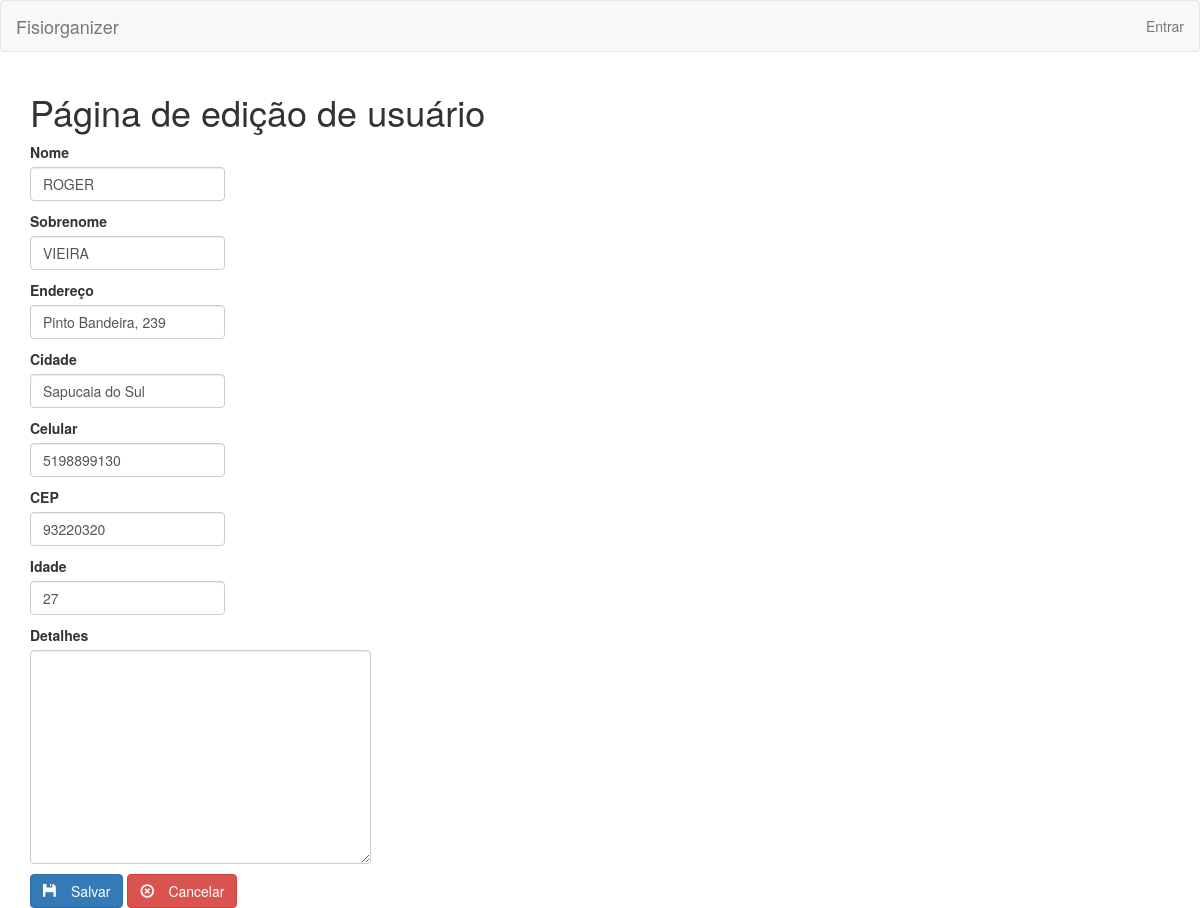
/customer/edit/1, run on the app's committed database.
### Fisiorganizer_SITE/models.py (models this page shows, shortened)
class Customer(models.Model):
    id = models.AutoField(primary_key=True)
    name = models.CharField(max_length=50, blank=False, default='')
    surname = models.CharField(max_length=150, blank=True)
    address = models.CharField(max_length=150, blank=True)
    city = models.CharField(max_length=25)
    cellphone = models.PositiveIntegerField(blank=False, null=False)
    CEP = models.PositiveIntegerField(blank=True, null=True)
    age = models.IntegerField(blank=False)
    details = models.TextField(max_length=500, blank=True)

### Fisiorganizer_SITE/views/customer_view.py (the view)
# urls.py: url(r'^customer/edit/(?P<id>[0-9]{1})', customer_view.edit, name='customer_edit'),
def edit(request, id):
    customer = get_object_or_404(Customer, id=id)
    if request.method == 'POST':
        customer_form = CustomerForm(request.POST, instance=customer)
        if customer_form.is_valid():
            customer = customer_form.save(commit=False)
            customer.name = request.POST['name']
            customer.surname = request.POST['surname']
            customer.address = request.POST['address']
            customer.city = request.POST['city']
            customer.cellphone = request.POST['cellphone']
            customer.CEP = request.POST['CEP']
            customer.age = request.POST['age']
            customer.details = request.POST['details']
            customer.save()
            return redirect(customer_view.list)
    else:
        customer_form = CustomerForm(instance=customer)
        return render(request, 'customer/customer_edit.html', {'customer_form': customer_form, 'customer':customer })

### Fisiorganizer_SITE/forms.py
class CustomerForm(ModelForm):
    class Meta:
        model = Customer
        fields = "__all__"
        labels = {
            'name' : 'Nome',
            'surname' : 'Sobrenome',
            'address' : 'Endereço',
            'city' : 'Cidade',
            'phone' : 'Telefone',
            'cellphone':'Celular',
            'CEP':'CEP',
            'age':'Idade',
            'details':'Detalhes'
        }

### Fisiorganizer_SITE/templates/customer/customer_edit.html (shortened to what this page needs)
<!DOCTYPE html>
<html lang="en">
<body>
{% extends "header.html" %}
{% load widget_tweaks %}
{% load static %}
{% block content %}
<h1>Página de edição de usuário</h1>
    <form class="form-inline" action="{% url 'customer_edit' id=customer.id %}" method="post" enctype="multipart/form-data">
        {% for field in customer_form %}
        <label>{{field.label}}</label>
        <p>{{field|add_class:"form-control"}}</p>
        {% endfor %}
        <button type="submit" class="btn btn-primary">
            <span class="glyphicon glyphicon-floppy-disk" aria-hidden="true">&nbsp;</span>Salvar
        </button>
        <a href="#" class="btn btn-danger" role="button">
            <span class="glyphicon glyphicon-remove-circle" aria-hidden="true">&nbsp;</span>Cancelar
        </a>
    </form>
</div>
{% endblock %}

### data on the page
Customer: customer_form "ROGER" "VIEIRA" "Pinto Bandeira, 239" "Sapucaia do Sul" "5198899130" "93220320" "27"

### other printed values
{{ field.label }} "Nome" "Sobrenome" "Endereço" "Cidade" "Celular" "CEP" "Idade" "Detalhes"
